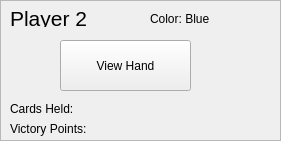
   <widget class="QFrame" name="frame_2">
    <property name="geometry">
     <rect>
      <x>710</x>
      <y>150</y>
      <width>281</width>
      <height>141</height>
     </rect>
    </property>
    <property name="frameShape">
     <enum>QFrame::StyledPanel</enum>
    </property>
    <property name="frameShadow">
     <enum>QFrame::Raised</enum>
    </property>
    <widget class="QLabel" name="player2_label">
     <property name="geometry">
      <rect>
       <x>10</x>
       <y>10</y>
       <width>101</width>
       <height>17</height>
      </rect>
     </property>
     <property name="font">
      <font>
       <pointsize>16</pointsize>
      </font>
     </property>
     <property name="text">
      <string>Player 2</string>
     </property>
    </widget>
    <widget class="QLabel" name="color2_label">
     <property name="geometry">
      <rect>
       <x>150</x>
       <y>10</y>
       <width>91</width>
       <height>17</height>
      </rect>
     </property>
     <property name="text">
      <string>Color: Blue</string>
     </property>
    </widget>
    <widget class="QLabel" name="victoryPnts2">
     <property name="geometry">
      <rect>
       <x>10</x>
       <y>120</y>
       <width>131</width>
       <height>17</height>
      </rect>
     </property>
     <property name="text">
      <string>Victory Points:</string>
     </property>
    </widget>
    <widget class="QLabel" name="cardsHeld2_label">
     <property name="geometry">
      <rect>
       <x>10</x>
       <y>100</y>
       <width>121</width>
       <height>17</height>
      </rect>
     </property>
     <property name="text">
      <string>Cards Held:</string>
     </property>
    </widget>
    <widget class="QPushButton" name="vhandButton_02">
     <property name="geometry">
      <rect>
       <x>60</x>
       <y>40</y>
       <width>131</width>
       <height>51</height>
      </rect>
     </property>
     <property name="text">
      <string>View Hand</string>
     </property>
    </widget>
   </widget>
